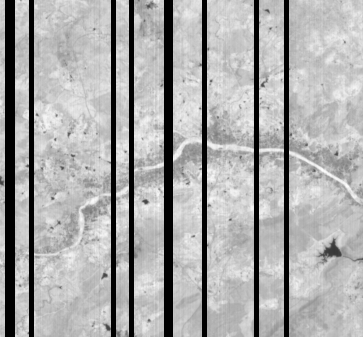
#> input picture vert_data.tif, 363 x 337 px
$ python cv_test.py
#> lines starting #> are read from the running program, lines starting #| are printed output that depends on the picture
#> further down, img is the input picture: PIL image 363x337 I;16; min 0, max 1547, mean 1033.3
import numpy as np
import cv2 as cv
from PIL import Image
import timeit
start = timeit.default_timer()

def con_rl(f,name,byte):
    name=name+".rl0"
    fi=open(name,"wb")

    for i in range(d[0]):
       for j in range(d[1]):
           fi.write(int(f[i][j]).to_bytes(byte, 'little'))
    fi.close()
    #f.astype('<H').tofile(name)
def mask_t(l,flag,t):
#> called with flag = 0, t = 300
    d=l.shape
#> d = (337, 363)
    k= np.zeros(d,dtype=np.uint8)
    if flag == 0:
        temp=np.where(l<=t)
#> temp = 16513 positions, rows 0 to 336, columns 5 to 288
        k[temp]=255
    elif flag == 1:
        temp=np.where(l>=t)
        k[temp]=255
    return k

def correrct(l,mask,mode=0):
#> called with mode = 0
    if mode==0:
        dst=cv.inpaint(l,mask,3,cv.INPAINT_NS)
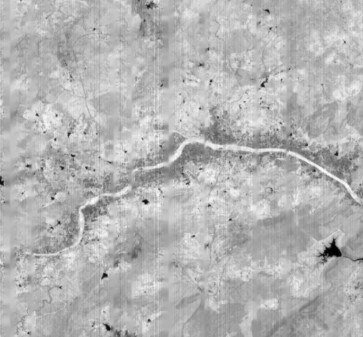
#> dst: shape (337, 363) uint16; min 343, max 1547, mean 1194.7; drawn with min black and max white
    if mode==1:
        dst=cv.inpaint(l,mask,3,cv.INPAINT_TELEA)
    return dst


f="vert_data.tif"
img = Image.open(f)

l = np.array(img)
t=Image.fromarray(correrct(l,mask_t(l,0,300)))
t.save("cv_vert.tif")
stop = timeit.default_timer()
print('Time: ', stop - start)

$ run again, with R2A_AWA_102_059_B5_missing_horiz_data.tif copied over vert_data.tif
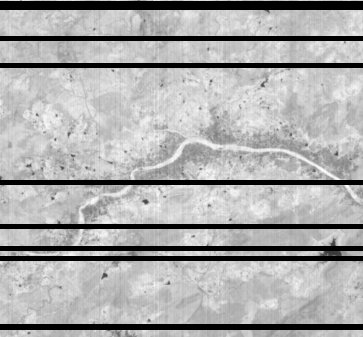
#> input picture R2A_AWA_102_059_B5_missing_horiz_data.tif, 363 x 337 px
#> img is the input picture: PIL image 363x337 I;16; min 0, max 1547, mean 1037.3
#> temp = 16335 positions, rows 1 to 329, columns 0 to 362
#> in correrct, `dst=cv.inpaint(l,mask,3,cv.INPAINT_NS)`:
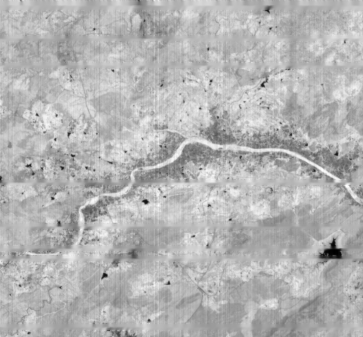
#> dst: shape (337, 363) uint16; min 343, max 1547, mean 1195; drawn with min black and max white
